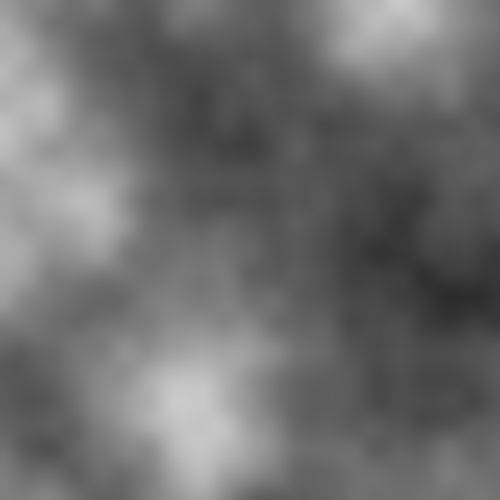
Frame 1 (no input)
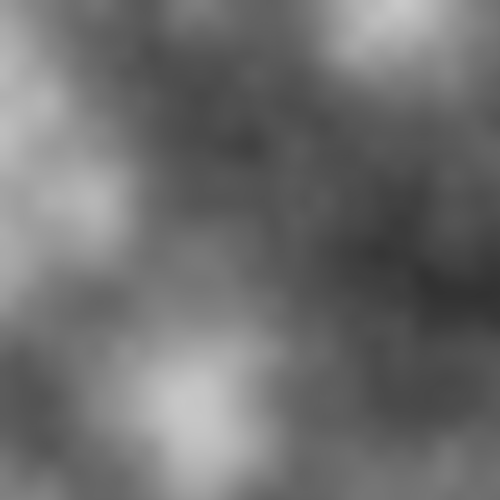
Frame 60 (the mouse pressed at the canvas centre just before this capture)
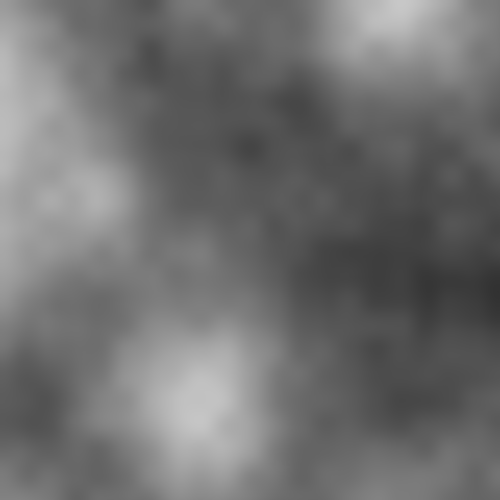
Frame 120 (the mouse held since frame 60 and released just before this capture)

The Processing sketch that drew these frames (run headless with seeded random() and noise(); from frame 60 on, the mouse is pressed at the canvas centre):

// Processing sketch: e06_for_animacja_noise_frameRate
// ── e06_for_animacja_noise_frameRate.pde
float z = 0.0;

void setup() {
  size(500, 500);
  background(255);
  strokeWeight(1);
}

void draw() {
  for (int x = 0; x < 500; x = x + 1)
  {
    for (int y = 0; y < 500; y = y + 1)
    {
      color c = color(noise(x*0.005, y*0.005, z)*255);
      set(x, y, c);
    }
  }
  z = z + 0.001;
  println(frameRate);
}
